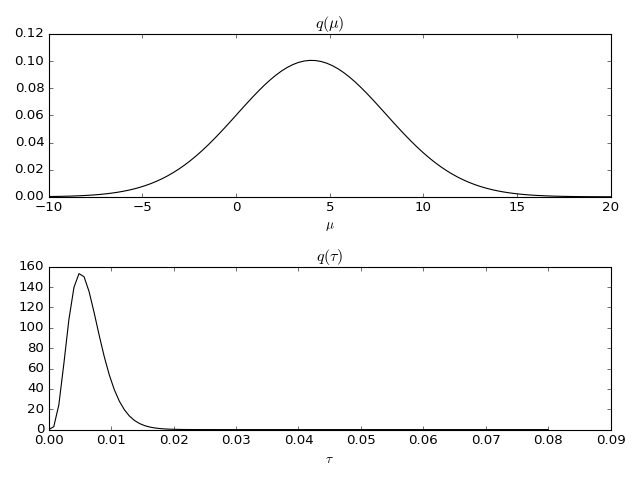

Recreate this plot in Python.
import numpy as np
np.random.seed(1)
data = np.random.normal(5, 10, size=(10,))
from bayespy.nodes import GaussianARD, Gamma
mu = GaussianARD(0, 1e-6)
tau = Gamma(1e-6, 1e-6)
y = GaussianARD(mu, tau, plates=(10,))
y.observe(data)
from bayespy.inference import VB
Q = VB(mu, tau, y)
Q.update(repeat=20)
import bayespy.plot as bpplt
bpplt.pyplot.subplot(2, 1, 1)
bpplt.pdf(mu, np.linspace(-10, 20, num=100), color='k', name=r'\mu')
bpplt.pyplot.subplot(2, 1, 2)
bpplt.pdf(tau, np.linspace(1e-6, 0.08, num=100), color='k', name=r'\tau')
bpplt.pyplot.tight_layout()
bpplt.pyplot.show()
